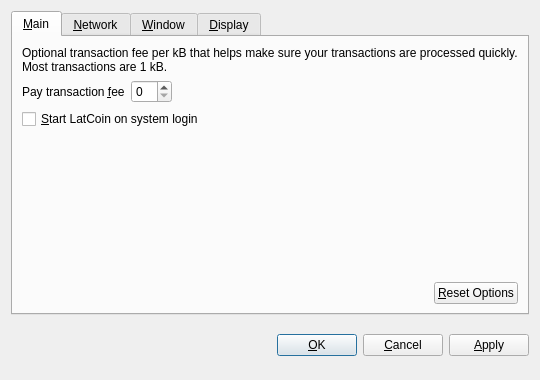
<?xml version="1.0" encoding="UTF-8"?>
<ui version="4.0">
 <class>OptionsDialog</class>
 <widget class="QDialog" name="OptionsDialog">
  <property name="geometry">
   <rect>
    <x>0</x>
    <y>0</y>
    <width>540</width>
    <height>380</height>
   </rect>
  </property>
  <property name="windowTitle">
   <string>Options</string>
  </property>
  <property name="modal">
   <bool>true</bool>
  </property>
  <layout class="QVBoxLayout" name="verticalLayout">
   <item>
    <widget class="QTabWidget" name="tabWidget">
     <property name="tabPosition">
      <enum>QTabWidget::North</enum>
     </property>
     <property name="currentIndex">
      <number>0</number>
     </property>
     <widget class="QWidget" name="tabMain">
      <attribute name="title">
       <string>&amp;Main</string>
      </attribute>
      <layout class="QVBoxLayout" name="verticalLayout_Main">
       <item>
        <widget class="QLabel" name="transactionFeeInfoLabel">
         <property name="text">
          <string>Optional transaction fee per kB that helps make sure your transactions are processed quickly. Most transactions are 1 kB.</string>
         </property>
         <property name="textFormat">
          <enum>Qt::PlainText</enum>
         </property>
         <property name="wordWrap">
          <bool>true</bool>
         </property>
        </widget>
       </item>
       <item>
        <layout class="QHBoxLayout" name="horizontalLayout_1_Main">
         <item>
          <widget class="QLabel" name="transactionFeeLabel">
           <property name="text">
            <string>Pay transaction &amp;fee</string>
           </property>
           <property name="textFormat">
            <enum>Qt::PlainText</enum>
           </property>
           <property name="buddy">
            <cstring>transactionFee</cstring>
           </property>
          </widget>
         </item>
         <item>
          <widget class="BitcoinAmountField" name="transactionFee"/>
         </item>
         <item>
          <spacer name="horizontalSpacer_1_Main">
           <property name="orientation">
            <enum>Qt::Horizontal</enum>
           </property>
           <property name="sizeHint" stdset="0">
            <size>
             <width>40</width>
             <height>20</height>
            </size>
           </property>
          </spacer>
         </item>
        </layout>
       </item>
       <item>
        <widget class="QCheckBox" name="bitcoinAtStartup">
         <property name="toolTip">
          <string>Automatically start LatCoin after logging in to the system.</string>
         </property>
         <property name="text">
          <string>&amp;Start LatCoin on system login</string>
         </property>
        </widget>
       </item>
       <item>
        <spacer name="verticalSpacer_Main">
         <property name="orientation">
          <enum>Qt::Vertical</enum>
         </property>
         <property name="sizeHint" stdset="0">
          <size>
           <width>20</width>
           <height>40</height>
          </size>
         </property>
        </spacer>
       </item>
       <item>
        <layout class="QHBoxLayout" name="horizontalLayout_2_Main">
         <item>
          <spacer name="horizontalSpacer_2_Main">
           <property name="orientation">
            <enum>Qt::Horizontal</enum>
           </property>
           <property name="sizeHint" stdset="0">
            <size>
             <width>40</width>
             <height>20</height>
            </size>
           </property>
          </spacer>
         </item>
         <item>
          <widget class="QPushButton" name="resetButton">
           <property name="toolTip">
            <string>Reset all client options to default.</string>
           </property>
           <property name="text">
            <string>&amp;Reset Options</string>
           </property>
           <property name="autoDefault">
            <bool>false</bool>
           </property>
          </widget>
         </item>
        </layout>
       </item>
      </layout>
     </widget>
     <widget class="QWidget" name="tabNetwork">
      <attribute name="title">
       <string>&amp;Network</string>
      </attribute>
      <layout class="QVBoxLayout" name="verticalLayout_Network">
       <item>
        <widget class="QCheckBox" name="mapPortUpnp">
         <property name="toolTip">
          <string>Automatically open the LatCoin client port on the router. This only works when your router supports UPnP and it is enabled.</string>
         </property>
         <property name="text">
          <string>Map port using &amp;UPnP</string>
         </property>
        </widget>
       </item>
       <item>
        <widget class="QCheckBox" name="connectSocks">
         <property name="toolTip">
          <string>Connect to the LatCoin network through a SOCKS proxy (e.g. when connecting through Tor).</string>
         </property>
         <property name="text">
          <string>&amp;Connect through SOCKS proxy:</string>
         </property>
        </widget>
       </item>
       <item>
        <layout class="QHBoxLayout" name="horizontalLayout_Network">
         <item>
          <widget class="QLabel" name="proxyIpLabel">
           <property name="text">
            <string>Proxy &amp;IP:</string>
           </property>
           <property name="textFormat">
            <enum>Qt::PlainText</enum>
           </property>
           <property name="buddy">
            <cstring>proxyIp</cstring>
           </property>
          </widget>
         </item>
         <item>
          <widget class="QValidatedLineEdit" name="proxyIp">
           <property name="maximumSize">
            <size>
             <width>140</width>
             <height>16777215</height>
            </size>
           </property>
           <property name="toolTip">
            <string>IP address of the proxy (e.g. 127.0.0.1)</string>
           </property>
          </widget>
         </item>
         <item>
          <widget class="QLabel" name="proxyPortLabel">
           <property name="text">
            <string>&amp;Port:</string>
           </property>
           <property name="textFormat">
            <enum>Qt::PlainText</enum>
           </property>
           <property name="buddy">
            <cstring>proxyPort</cstring>
           </property>
          </widget>
         </item>
         <item>
          <widget class="QLineEdit" name="proxyPort">
           <property name="maximumSize">
            <size>
             <width>55</width>
             <height>16777215</height>
            </size>
           </property>
           <property name="toolTip">
            <string>Port of the proxy (e.g. 9050)</string>
           </property>
          </widget>
         </item>
         <item>
          <widget class="QLabel" name="socksVersionLabel">
           <property name="text">
            <string>SOCKS &amp;Version:</string>
           </property>
           <property name="textFormat">
            <enum>Qt::PlainText</enum>
           </property>
           <property name="buddy">
            <cstring>socksVersion</cstring>
           </property>
          </widget>
         </item>
         <item>
          <widget class="QValueComboBox" name="socksVersion">
           <property name="toolTip">
            <string>SOCKS version of the proxy (e.g. 5)</string>
           </property>
          </widget>
         </item>
         <item>
          <spacer name="horizontalSpacer_Network">
           <property name="orientation">
            <enum>Qt::Horizontal</enum>
           </property>
           <property name="sizeHint" stdset="0">
            <size>
             <width>40</width>
             <height>20</height>
            </size>
           </property>
          </spacer>
         </item>
        </layout>
       </item>
       <item>
        <spacer name="verticalSpacer_Network">
         <property name="orientation">
          <enum>Qt::Vertical</enum>
         </property>
         <property name="sizeHint" stdset="0">
          <size>
           <width>20</width>
           <height>40</height>
          </size>
         </property>
        </spacer>
       </item>
      </layout>
     </widget>
     <widget class="QWidget" name="tabWindow">
      <attribute name="title">
       <string>&amp;Window</string>
      </attribute>
      <layout class="QVBoxLayout" name="verticalLayout_Window">
       <item>
        <widget class="QCheckBox" name="minimizeToTray">
         <property name="toolTip">
          <string>Show only a tray icon after minimizing the window.</string>
         </property>
         <property name="text">
          <string>&amp;Minimize to the tray instead of the taskbar</string>
         </property>
        </widget>
       </item>
       <item>
        <widget class="QCheckBox" name="minimizeOnClose">
         <property name="toolTip">
          <string>Minimize instead of exit the application when the window is closed. When this option is enabled, the application will be closed only after selecting Quit in the menu.</string>
         </property>
         <property name="text">
          <string>M&amp;inimize on close</string>
         </property>
        </widget>
       </item>
       <item>
        <spacer name="verticalSpacer_Window">
         <property name="orientation">
          <enum>Qt::Vertical</enum>
         </property>
         <property name="sizeHint" stdset="0">
          <size>
           <width>20</width>
           <height>40</height>
          </size>
         </property>
        </spacer>
       </item>
      </layout>
     </widget>
     <widget class="QWidget" name="tabDisplay">
      <attribute name="title">
       <string>&amp;Display</string>
      </attribute>
      <layout class="QVBoxLayout" name="verticalLayout_Display">
       <item>
        <layout class="QHBoxLayout" name="horizontalLayout_1_Display">
         <item>
          <widget class="QLabel" name="langLabel">
           <property name="text">
            <string>User Interface &amp;language:</string>
           </property>
           <property name="textFormat">
            <enum>Qt::PlainText</enum>
           </property>
           <property name="buddy">
            <cstring>lang</cstring>
           </property>
          </widget>
         </item>
         <item>
          <widget class="QValueComboBox" name="lang">
           <property name="toolTip">
            <string>The user interface language can be set here. This setting will take effect after restarting LatCoin.</string>
           </property>
          </widget>
         </item>
        </layout>
       </item>
       <item>
        <layout class="QHBoxLayout" name="horizontalLayout_2_Display">
         <item>
          <widget class="QLabel" name="unitLabel">
           <property name="text">
            <string>&amp;Unit to show amounts in:</string>
           </property>
           <property name="textFormat">
            <enum>Qt::PlainText</enum>
           </property>
           <property name="buddy">
            <cstring>unit</cstring>
           </property>
          </widget>
         </item>
         <item>
          <widget class="QValueComboBox" name="unit">
           <property name="toolTip">
            <string>Choose the default subdivision unit to show in the interface and when sending coins.</string>
           </property>
          </widget>
         </item>
        </layout>
       </item>
       <item>
        <widget class="QCheckBox" name="displayAddresses">
         <property name="toolTip">
          <string>Whether to show LatCoin addresses in the transaction list or not.</string>
         </property>
         <property name="text">
          <string>&amp;Display addresses in transaction list</string>
         </property>
        </widget>
       </item>
       <item>
        <spacer name="verticalSpacer_Display">
         <property name="orientation">
          <enum>Qt::Vertical</enum>
         </property>
         <property name="sizeHint" stdset="0">
          <size>
           <width>20</width>
           <height>40</height>
          </size>
         </property>
        </spacer>
       </item>
      </layout>
     </widget>
    </widget>
   </item>
   <item>
    <layout class="QHBoxLayout" name="horizontalLayout_Buttons">
     <item>
      <spacer name="horizontalSpacer_1">
       <property name="orientation">
        <enum>Qt::Horizontal</enum>
       </property>
       <property name="sizeHint" stdset="0">
        <size>
         <width>40</width>
         <height>48</height>
        </size>
       </property>
      </spacer>
     </item>
     <item>
      <widget class="QLabel" name="statusLabel">
       <property name="font">
        <font>
         <weight>75</weight>
         <bold>true</bold>
        </font>
       </property>
       <property name="text">
        <string/>
       </property>
       <property name="textFormat">
        <enum>Qt::PlainText</enum>
       </property>
       <property name="wordWrap">
        <bool>true</bool>
       </property>
      </widget>
     </item>
     <item>
      <spacer name="horizontalSpacer_2">
       <property name="orientation">
        <enum>Qt::Horizontal</enum>
       </property>
       <property name="sizeHint" stdset="0">
        <size>
         <width>40</width>
         <height>48</height>
        </size>
       </property>
      </spacer>
     </item>
     <item>
      <widget class="QPushButton" name="okButton">
       <property name="text">
        <string>&amp;OK</string>
       </property>
      </widget>
     </item>
     <item>
      <widget class="QPushButton" name="cancelButton">
       <property name="text">
        <string>&amp;Cancel</string>
       </property>
       <property name="autoDefault">
        <bool>false</bool>
       </property>
      </widget>
     </item>
     <item>
      <widget class="QPushButton" name="applyButton">
       <property name="text">
        <string>&amp;Apply</string>
       </property>
       <property name="autoDefault">
        <bool>false</bool>
       </property>
      </widget>
     </item>
    </layout>
   </item>
  </layout>
 </widget>
 <customwidgets>
  <customwidget>
   <class>BitcoinAmountField</class>
   <extends>QSpinBox</extends>
   <header>bitcoinamountfield.h</header>
  </customwidget>
  <customwidget>
   <class>QValueComboBox</class>
   <extends>QComboBox</extends>
   <header>qvaluecombobox.h</header>
  </customwidget>
  <customwidget>
   <class>QValidatedLineEdit</class>
   <extends>QLineEdit</extends>
   <header>qvalidatedlineedit.h</header>
  </customwidget>
 </customwidgets>
 <resources/>
 <connections/>
</ui>
